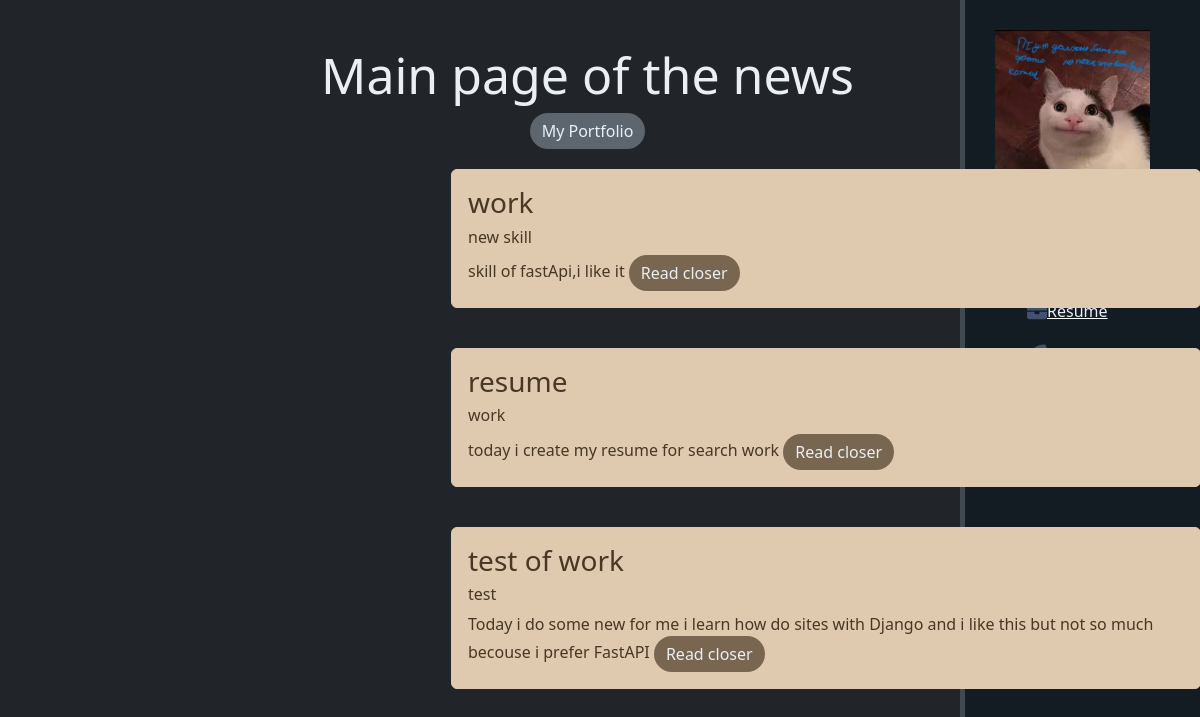
Page /news/ on the committed database.
### news/models.py (models this page shows, shortened)
class Artiles(models.Model):
    title = models.CharField('Name' , max_length=50)
    anons = models.CharField('Anons', max_length=200)
    full_text = models.TextField('Article')
    date = models.DateTimeField('Data')
    class Meta:
        verbose_name = "piece of news"
        verbose_name_plural = "news"

### news/views.py (the view)
# urls.py: path('', views.main_news, name="main_news"),
def main_news(request):
    newws = Artiles.objects.order_by("-date")[:5]
    return render(request, "news/main_news.html", {'news': newws})

### news/templates/news/main_news.html (shortened to what this page needs)
{% extends "main/layout.html" %}
{% block content %}
    <div class="features">
        <div class="header-btn">
            <h1>Main page of the news</h1>
            <a href="https://github.com/Kirito85?tab=repositories" ><button class="btn rounded-pill custom-btn-bg">My Portfolio</button></a>
        </div>
        {% if news %}
            {% for el in news %}
            <div class="filesizeformat">
                <div class="alert alert-warning">
                    <h3>{{ el.title }}</h3>
                    <h6>{{ el.anons }}</h6>
                    <h9>{{ el.full_text }}</h9>
                    <a href="{% url 'news_detail' el.id %}"><button class="btn rounded-pill custom1-btn-bg">Read closer</button></a>
                </div>
            </div>
             {% endfor %}
         {% else %}
            <p>Zero news!</p>
         {% endif %}
     </div>
{% endblock %}

### main/templates/main/layout.html (shortened to what this page needs)
{% load static%}
<!doctype html>
<html lang="en">
<head>
    <link rel="stylesheet" href = "https://cdn.jsdelivr.net/npm/bootstrap@5.3.2/dist/css/bootstrap.min.css">
    <link rel="stylesheet" href= "{%static 'main/css/main.css'%}">
    <link rel="stylesheet" href="https://use.fontawesome.com/releases/v6.5.2/css/all.css">
</head>
<body>
    <aside>
        <img src="{% static 'main/img/Фото кандидата.jpg'%}" alt="Candidate">
        <span class="logo">Michael</span>
        <h3>Navigation</h3>
        <ul>
            <a href="{% url 'resume' %}"><li><i class="fa-solid fa-briefcase fa-lg" style="color: #435170;"></i>Resume</li></a>
            <a href="{% url 'contacts' %}"><li>Contacts</li></a>
            <a href="{% url 'main_news' %}"><li>News</li></a>
            <a href="{% url 'create'%}"><li><button class="btn rounded-pill custom3-btn-bg">Create-news</button></li></a>
        </ul>
    </aside>
    <main>
        {% block content %}
        {% endblock %}
    </main>
</body>
</html>

### main/static/main/css/main.css (style rules this page uses)
body { background: #212529; }
aside { float: right; background: #141C23; width: 20%; padding: 2.5%; height: 100vh; width: 30vh; color: #e9eff5; border-left: 5px solid #414950; }
aside img { width: 155px; float: left; }
aside .logo { color: #e9eff5; font-size: 40px; margin-left: 0px; font-weight: comic; }
aside h3 { font-weight: comic; color: #e9eff5; }
aside ul { list-style: none;color: #e9eff5; }
aside ul li { display: block; margin-top: 20px; transition: transform .6s ease; color: #e9eff5; }
main .features { float: left; color:#e9eff5; margin-top: 100px; text-align: center; width: 75%; }
main .header-btn { margin-left: 100px; }
main .features h1 { font-size:50px; margin-top: -55px;margin-left: 175px; color: #e9eff5; }
.alert-warning { float: left; clear: both; width: 750px; margin: 20px 34%; text-align: left; --bs-alert-bg: #e0caaf; --bs-alert-color: #473724; --bs-alert-border-color: #e0caaf; margin-left: 451px; }
.filesizeformat a { margin-right: -180px; }
.custom-btn-bg { background-color: #5D666F; color: #e9eff5; border: none; margin-left: 175px; }
.custom1-btn-bg { background-color: #786651; color: #e9eff5; border: none; }
a { color: #ffffff; text-decoration: underline; }
.custom3-btn-bg { background-color: #9DADBD; color: #e9eff5; border: none; }

### rows in the picture
Artiles: title "work", anons "new skill", full_text "skill of fastApi,i like it"
Artiles: title "resume", anons "work", full_text "today i create my resume for search work"
Artiles: title "test of work", anons "test", full_text "Today i do some new for me i learn how do sites with Django and i like this but not so much becouse i prefer FastAPI"
